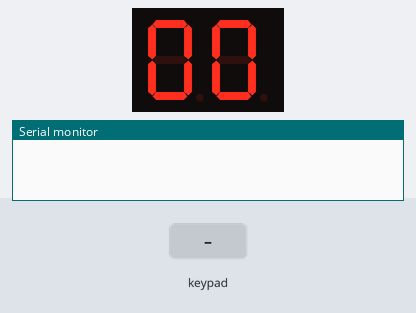
A sketch run on a simulated Arduino Uno, built with avr-gcc and run on an emulated ATmega328P. On the bench: 2-digit seven-segment display, the last lines printed to the serial monitor. Wiring (inferred from the names in the program): 2-digit 7-segment display, segments lit when HIGH: segments pin 10, pin 11, pin 12, pin 13, A2, A3, A4; digit selects A0, A1. Inputs (shaded band) come from the test bench. The segment pins are drawn as the display they are named for.

Above: at 1.2 s.
1.3 s: keypad keys 1 3 9 7 pressed 0.4 s apart
At 3.0 s:
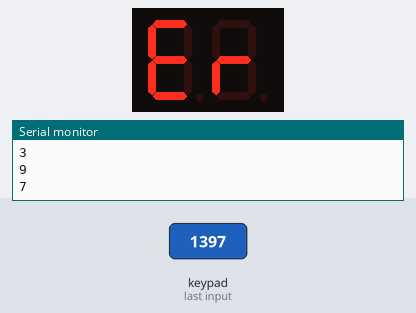
5.9 s: key 'C' pressed
At 6.8 s:
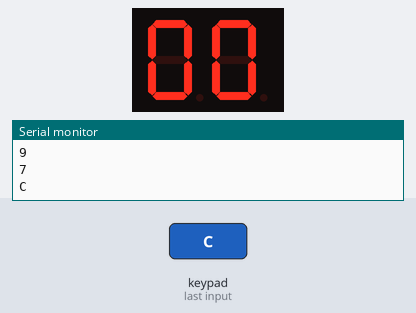
7.4 s: keypad keys 2 3 4 5 = pressed 0.4 s apart
At 7.66 s:
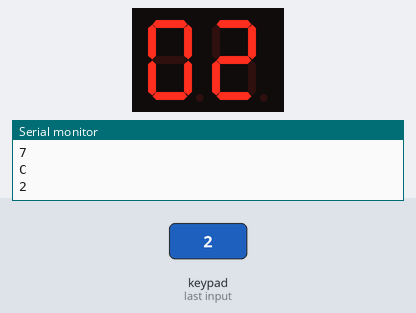
10.9 s: keypad keys 8 / 2 = pressed 0.4 s apart
At 13.5 s:
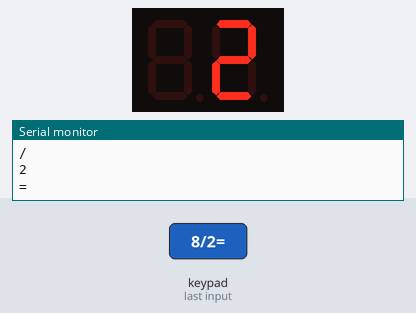
14.0 s: key '=' pressed
At 15.3 s:
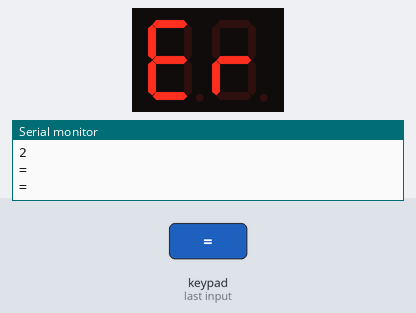
Timing chart, 0 to 16.5 s (numbered marks = the images above; inputs shaded):
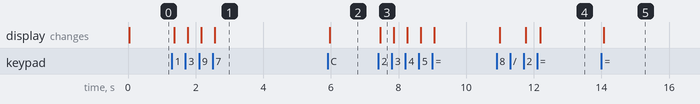

Measured:
- after the input at 1.3 s, the display: first changes after 0.06 s (image 1 shows a later state)
- after the input at 5.9 s, the display: changes after 0.06 s (image 2)
- after the input at 7.4 s, the display: changes after 0.06 s (image 3)
- after the input at 10.9 s, the display: first changes after 0.09 s (image 4 shows a later state)
- after the input at 14.0 s, the display: changes after 0.06 s (image 5)

The sketch:

Calculator_Seven_segment.ino
```cpp
#include <Keypad.h>

// ----- Keypad Setup -----
const unsigned char ROWS = 4;
const unsigned char COLS = 4;
char keys[ROWS][COLS] = {
	{'1','2','3','+'},   // S1, S2, S3, S4
	{'4','5','6','-'},   // S5–S8
	{'7','8','9','*'},   // S9–S12
	{'C','0','=','/'}    // S13–S16
};
unsigned char rowPins[ROWS] = {2, 3, 4, 5};
unsigned char colPins[COLS] = {6, 7, 8, 9};
Keypad keypad = Keypad(makeKeymap(keys), rowPins, colPins, ROWS, COLS);

// ----- 7-Segment Setup -----
unsigned char segPins[7] = {10,11,12,13,A2,A3,A4}; // a,b,c,d,e,f,g
unsigned char digitPins[2] = {A0, A1}; // Control for two digits

unsigned char numbers[11] = {
	0b00111111, // 0
	0b00000110, // 1
	0b01011011, // 2
	0b01001111, // 3
	0b01100110, // 4
	0b01101101, // 5
	0b01111101, // 6
	0b00000111, // 7
	0b01111111, // 8
	0b01101111, // 9
	0b01000000  // '-'
}; // Array of the display digits in Bitmasks.

unsigned char Error[2] = {
  0b01111001, // 'E'
  0b01010000  // 'r'
}; // Print 'Er' when digit is greater than 99.


char num1 = 0, num2 = 0, result = 0; // Variables to hold the first and second number with the result respectively.
char op = 0;
bool enteringNum1 = true; // State flag for switching between num1 and num2
bool NegNum1 = false; // default mode
bool NegNum2 = false; // default mode
char display = 0;
bool errorState  = false; // default mode

// ----- Display Function -----
void PositiveNumber(int value) {
	int tens = (abs(value) / 10) % 10;
	int unit = abs(value) % 10;

	// Show tens digit
	digitalWrite(digitPins[0], LOW);
	digitalWrite(digitPins[1], HIGH);
	// For looping through the bitmask
	for(int i = 0; i < 7; i++){
		digitalWrite(segPins[i], (numbers[tens] >> i) & 1);
	}
	delay(5);

	// Show unit digit
	digitalWrite(digitPins[0], HIGH);
	digitalWrite(digitPins[1], LOW);
	// For looping through the bitmask
	for(int i = 0; i < 7; i++){
		digitalWrite(segPins[i], (numbers[unit] >> i) & 1);
	}
	delay(5);
}

// ----Display Error Message----
void ErrorMessage(){
  digitalWrite(digitPins[0], LOW);
  digitalWrite(digitPins[1], HIGH);

  for(int i = 0; i < 7; i++){
    digitalWrite(segPins[i], (Error[0] >> i) & 1);
  }
  delay(5);

  digitalWrite(digitPins[0], HIGH);
  digitalWrite(digitPins[1], LOW);

  for(int i = 0; i < 7; i++){
    digitalWrite(segPins[i], (Error[1] >> i) & 1);
  }
  delay(5);
}

// ---- Display Negative number----
void NegativeNumber(int value){
  int absVal = abs(value);
  if(value < 0 && absVal < 10){
  // Show minus sign on first digit
    digitalWrite(digitPins[0], LOW);   // enable left digit
    digitalWrite(digitPins[1], HIGH);  // disable right digit
    for (int i = 0; i < 7; i++) {
      digitalWrite(segPins[i], (numbers[10] >> i) & 1);
    }
    delay(5);

    // Show digit on second digit
    digitalWrite(digitPins[0], HIGH);   // enable right digit
    digitalWrite(digitPins[1], LOW);  // disable right digit
    for (int i = 0; i < 7; i++) {
      digitalWrite(segPins[i], (numbers[absVal] >> i) & 1);
    }
    delay(5);
  }
}


void setup(){
  for(int i = 0; i < 7; i++) pinMode(segPins[i], OUTPUT);
  for(int i = 0; i < 2; i++) pinMode(digitPins[i], OUTPUT);
  Serial.begin(9600);
}

void loop(){
  char key = keypad.getKey();

  if (key) {
    Serial.println(key);

    //----For Numbers 0 - 9----
    if (isdigit(key)) {
      if (enteringNum1) {
        num1 = num1 * 10 + (key - '0');

        display = num1;
        if(NegNum1) {
          if(num1 < 10) {
            num1 = -num1;
            display = num1;
            NegNum1 = false;
          }
          else {
            errorState = true;
            ErrorMessage();
          }
        }
        else if (num1 > 99){
          errorState = true;
          ErrorMessage();
        }
      }


        ///else{
        //  PositiveNumber(num1);
        //}


      else{
        num2 = num2 * 10 + (key - '0');
        display = num2;

        if(NegNum2) {
          if(num2 < 10) {
            num2 = -num2;
            display = num2;
            NegNum2 = false;
          }
          else {
            errorState = true;
            ErrorMessage();
          }
        }

        else if(num2 > 99){
          errorState = true;
          ErrorMessage();
        }
      }
    }


    else if (key == '+' || key == '*' || key == '/') {
      op = key;
      enteringNum1 = false;
    }

    else if (key == '-') {
      if (enteringNum1 && num1 == 0) {
        NegNum1 = true;
      }
      else if (!enteringNum1 && num2 == 0) {
        NegNum2 = true;  // mark as negative
      }
      else {
        op = '-';   // subtraction operator
        enteringNum1 = false;
      }
    }

    else if (key == '=') {
      if (op == '+') result = num1 + num2;
      else if (op == '-') result = num1 - num2;
      else if (op == '*') result = num1 * num2;
      else if (op == '/' && num2 != 0) result = num1 / num2;
      else if (op == '/' && num2 == 0) {
        errorState = true;
        ErrorMessage();
      }
      if(abs(result) > 99) {
        errorState = true;
        ErrorMessage(); // fit into 2-digit display
      }

      display = result;  // allow continuous calculation
      num2 = 0;
      enteringNum1 = true;
    }

    else if (key == 'C') {
      num1 = num2 = result = 0;
      enteringNum1 = true;
      NegNum1 = false;
      NegNum2 = false;
      op = 0;
      errorState = false;
      display = 0;
    }
  }

  if (errorState) {
    ErrorMessage();
  }
  else if (display < 0){
    NegativeNumber(display);
  }
  else {
    PositiveNumber(display);
  }

}
```
